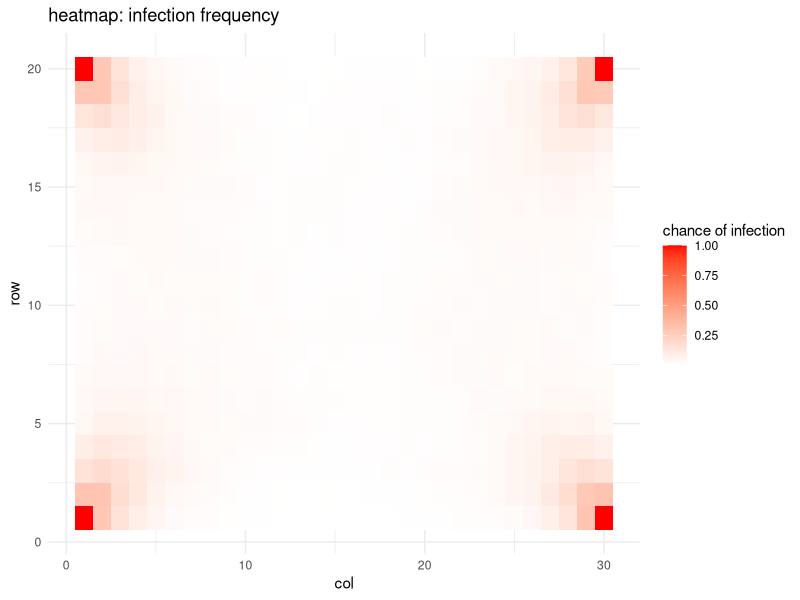
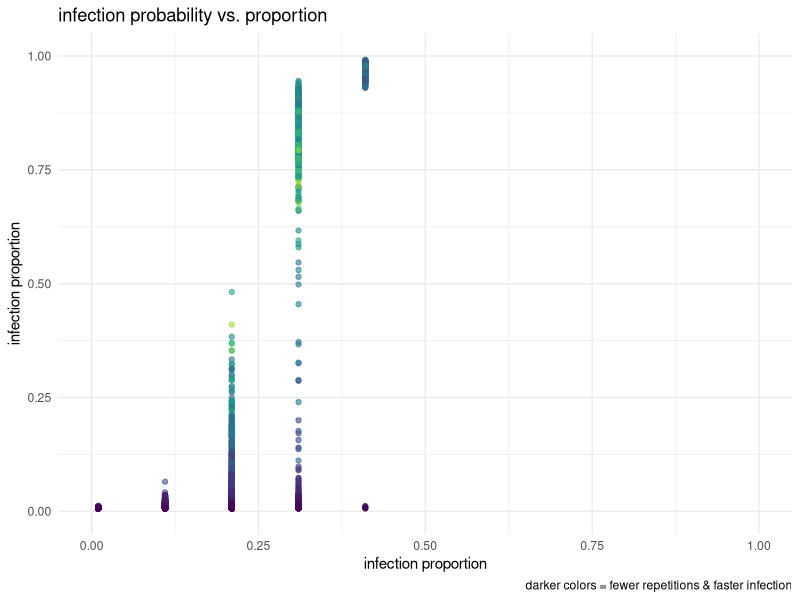

Here is the R script that generated these plots, in order:
## ---- chunk 1
step <- function(x, prob = 0.125){
  
  # make a slightly bigger matrix, so we don't have to worry about the boundaries.
  nr2 = nrow(x) + 2
  nc2 = ncol(x) + 2
  x2 <- matrix(0, nrow = nr2, ncol = nc2)
  infected <- which(x == 1, arr.ind = TRUE) + 1
  ni <- nrow(infected)
  
  directions <- c(-1, 0, 1)
  # Don't worry about cells that are already infected or removed
  for(i in directions){
    for(j in directions){
      infect_ij <- infected
      infect_ij[, "row"] <- infect_ij[, "row"] + i
      infect_ij[, "col"] <- infect_ij[, "col"] + j
      new_inf_rows <- sample(c(TRUE, FALSE), size = ni,
                        prob = c(prob, 1-prob), replace = TRUE)
      new_infect <- infect_ij[new_inf_rows, , drop = FALSE]
      x2[new_infect] <- 1
    }
  }
  
  # Remove the edges from the too big matrix
  result <- x2[-c(1, nr2), -c(1, nc2)]
  
  # Fix the cells that are already infected or removed
  result[1 <= x] <- 2
  result
}
## ---- chunk 2
create_matrix <- function(rows = 20, cols = 30) {
  # create matrix filled w/ 0s (default 20 rows, 30 cols)
  mat <- matrix(0, nrow = rows, ncol = cols)
  
  # place 1's in each corner
  mat[1, 1] <- 1          # top-left 
  mat[1, cols] <- 1       # top-right 
  mat[rows, 1] <- 1       # bottom-left 
  mat[rows, cols] <- 1    # bottom-right 
  
  return(mat)
}
## ---- chunk 3
simulate_sir <- function(infection_prob, sir_matrix) {
  # initialize the number of times to repeat
  repetition <- 0
  
  # loop to get rid of all infections
  while(any(sir_matrix == 1)) {
    repetition <- repetition + 1
    
    # call step on the current SIR matrix w/ given probability
    sir_matrix <- step(sir_matrix, prob = infection_prob)
  }
  
  # calculate the proportion of cells that were infected
  proportion_infected <- sum(sir_matrix == 2) / (nrow(sir_matrix) * ncol(sir_matrix))
  
  # return list w/ simulation results
  return(list(
    repetition = repetition,
    probability = infection_prob,
    proportion_infected = proportion_infected,
    final_matrix = sir_matrix
  ))
}
## ---- chunk 4
library(tidyverse)
# initialize summary matrix with zeros and a random probability
 mat <- matrix(0, nrow = 20, ncol = 30)
 probability <- 0.2 # testing w/ 20% infection rate

# looping through all to run simulation
for (i in 1:1000) {
  initial_matrix <- create_matrix()
  result <- simulate_sir(infection_prob = probability, sir_matrix = initial_matrix)
  final_matrix <- result$final_matrix
   mat <-  mat + (final_matrix == 2)
}

# normalize the summary matrix to get the proportion of times each cell was infected
 mat <-  mat / 1000
 
# convert the matrix to a data frame in a tidy format for ggplot
summary_df <- as.data.frame(mat) %>%
  rownames_to_column('Row') %>%
  gather(key = 'Col', value = 'Frequency', -Row) %>%
  mutate(Row = as.numeric(Row),
         Col = as.numeric(sub("V", "", Col)))

# create heat map 
ggplot(summary_df, aes(x = Col, y = Row, fill = Frequency)) + 
  geom_tile() + 
  scale_fill_gradient(low = "white", high = "red") +
  theme_minimal() +
  labs(title = "heatmap: infection frequency", x = "col", y = "row", fill = "chance of infection")

## ---- chunk 5
library(tidyverse)

# define infection prob & number of simulations for each prob
prob_range <- seq(0.01, 0.5, by = 0.1)
num_simulations <- 1000

# initialize empty list to store results
simulation_results_list <- list()

# loop through each probability in range
for (prob in prob_range) {
  for (idx in 1:num_simulations) {
    initial_matrix <- create_matrix()  # create matrix w/ infected corners
    result <- simulate_sir(prob, initial_matrix)  # infect matrix
    
    # store results in list
    simulation_results_list[[length(simulation_results_list) + 1]] <- c(result$repetition, prob, result$proportion_infected)
  }
}

# convert the results into proper data frame to be displayed
simulation_results <- do.call(rbind, simulation_results_list)
colnames(simulation_results) <- c("repetition", "infection_prob", "infection_prop")
simulation_results <- as.data.frame(simulation_results)
simulation_results <- na.omit(simulation_results) 

# plot
# geom_jitter adds random noise to spread out points (was overplotted)
ggplot(simulation_results, aes(x = infection_prob, y = infection_prop)) +
  geom_point(aes(color = as.factor(repetition)), alpha = 0.6, size = 1.5) + 
  theme_minimal() +
  labs(title = "infection probability vs. proportion",
       x = "infection proportion",
       y = "infection proportion",
       caption = "darker colors = fewer repetitions & faster infection") +
  xlim(0, 1) + ylim(0, 1) +
  scale_color_viridis_d(guide = 'none') # remove legend 

